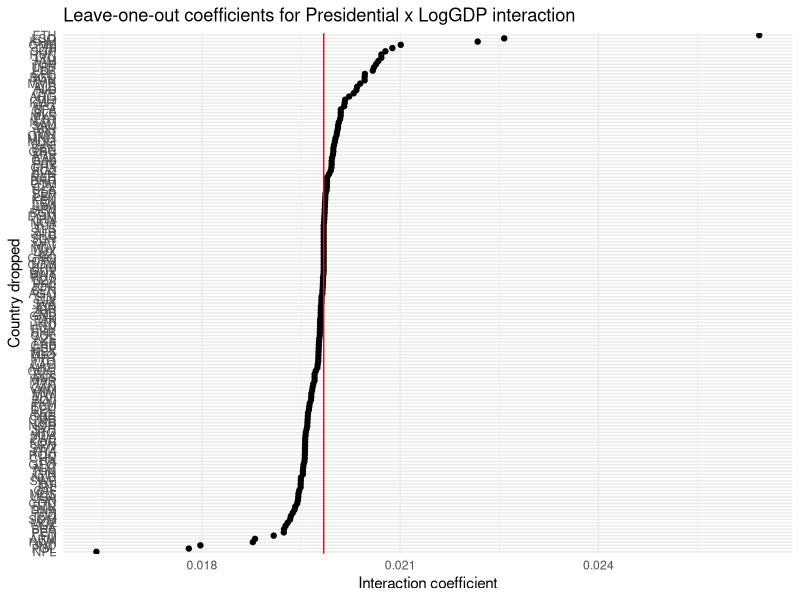

This figure's R source:
# Sensitivity checks: Oster (2019) and leave-one-out influence
# Produces small output files under output/robustness/

library(tidyverse)
library(here)
library(broom)

out_dir <- here::here("output","robustness")
if(!dir.exists(out_dir)) dir.create(out_dir, recursive = TRUE)

# Load processed final data (country-level)
final_data <- read_csv(here::here("data","02-analysis_data","stability_measures.csv")) %>%
  # join DPI system type (ensure unique keys)
  left_join(
    read_csv(here::here("data","02-analysis_data","dpi_processed.csv")) %>% distinct(iso3c, .keep_all = TRUE),
    by = c("iso3c")
  ) %>%
  # join GDP
  left_join(
    read_csv(here::here("data","02-analysis_data","gdp_processed.csv")) %>% distinct(iso3c, .keep_all = TRUE) %>% select(iso3c, log_gdp_mean),
    by = "iso3c"
  ) %>%
  mutate(log_gdp = log_gdp_mean) %>%
  filter(!is.na(volatility) & !is.na(system_type) & !is.na(log_gdp))

# Define baseline and full models
# Baseline: system_type + log_gdp + interaction
mod_formula_base <- as.formula("volatility ~ system_type + log_gdp + system_type:log_gdp")
# Full: add standard controls
# join QOG for ethnic fractionalization
final_data <- final_data %>%
  left_join(read_csv(here::here("data","02-analysis_data","qog_processed.csv")) %>% distinct(iso3c, .keep_all = TRUE), by = "iso3c")

# Full model: include mean_democracy and ethnic fractionalization
mod_formula_full <- as.formula("volatility ~ system_type + log_gdp + system_type:log_gdp + mean_democracy + ethnic_frac")

mod_base <- lm(mod_formula_base, data = final_data)
mod_full <- lm(mod_formula_full, data = final_data)

# Save coefficients summary
write_csv(broom::tidy(mod_base), file = file.path(out_dir, "mod_base_coefs.csv"))
write_csv(broom::tidy(mod_full), file = file.path(out_dir, "mod_full_coefs.csv"))

# Simple Oster (2019) implementation helper
# If psacalc is available, use it; otherwise compute approximate delta bounds
run_oster <- function(mod_un, mod_full, delta = 1, rmax = 1) {
  # Requires: coef_un (beta_un), R2_un, R2_full, beta_full
  beta_un <- coef(mod_un)["system_typePresidential:log_gdp"]
  beta_full <- coef(mod_full)["system_typePresidential:log_gdp"]
  r2_un <- summary(mod_un)$r.squared
  r2_full <- summary(mod_full)$r.squared
  # Oster formula for adjusted estimate
  # beta* = beta_full - (beta_un - beta_full) * (rmax - r2_full)/(r2_full - r2_un)
  if(is.na(beta_un) | is.na(beta_full) | (r2_full - r2_un) == 0) return(NA)
  beta_star <- beta_full - (beta_un - beta_full) * (rmax - r2_full)/(r2_full - r2_un)
  return(list(beta_un = beta_un, beta_full = beta_full, beta_star = beta_star, r2_un = r2_un, r2_full = r2_full))
}

oster_res <- run_oster(mod_base, mod_full, delta = 1, rmax = 1)
writeLines(capture.output(oster_res), file.path(out_dir, "oster_result.txt"))

# Leave-one-out influence for the focal interaction term
iso_list <- unique(final_data$iso3c)
loo_results <- map_dfr(iso_list, function(iso) {
  df_tmp <- filter(final_data, iso3c != iso)
  mod_tmp <- lm(mod_formula_full, data = df_tmp)
  tibble(iso3c = iso,
         coef = coef(mod_tmp)["system_typePresidential:log_gdp"],
         se = summary(mod_tmp)$coefficients["system_typePresidential:log_gdp","Std. Error"]) 
})

write_csv(loo_results, file.path(out_dir, "leave_one_out_interaction.csv"))

# Quick plot of leave-one-out coefficients
library(ggplot2)
plt <- ggplot(loo_results, aes(x = reorder(iso3c, coef), y = coef)) +
  geom_point() +
  geom_hline(yintercept = coef(mod_full)["system_typePresidential:log_gdp"], color = "red") +
  coord_flip() +
  theme_minimal() +
  labs(title = "Leave-one-out coefficients for Presidential x LogGDP interaction",
       x = "Country dropped", y = "Interaction coefficient")

ggsave(file.path(out_dir, "leave_one_out_plot.png"), plt, width = 8, height = 6, dpi = 300)

message("Sensitivity checks complete. Outputs saved in: ", out_dir)
